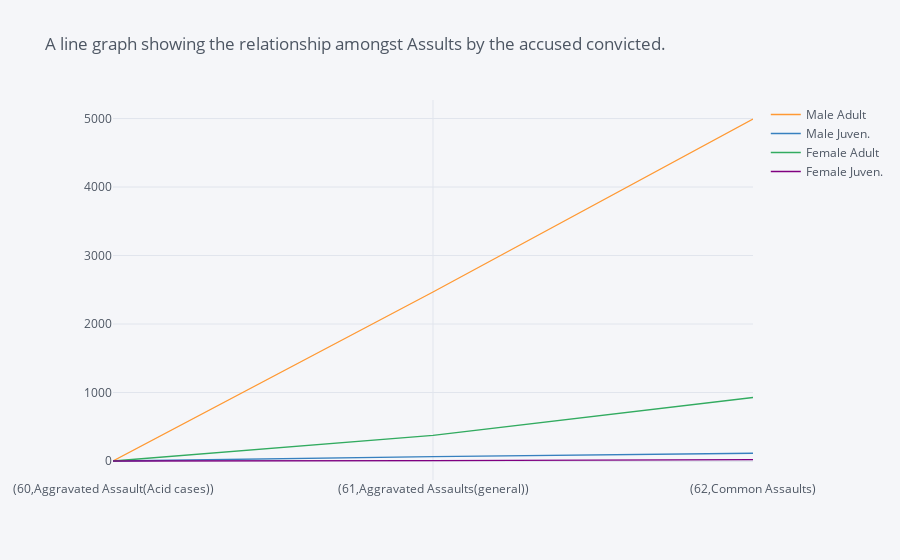

Source (notebook cell):
### Code cell
# Line graph for the Data stored in variable ActualAccusedconvicted
Accusedcharge.iplot(kind='line',title='A line graph showing the relationship amongst Assults by the accused convicted.')

### Figure 1 — Plotly figure (JSON) as saved in the notebook; plotly's stock layout.template omitted (floating-point values rounded to 4 significant figures)
{"data": [{"line": {"color": "rgba(255, 153, 51, 1.0)", "dash": "solid", "shape": "linear", "width": 1.3}, "mode": "lines", "name": "Male Adult", "text": "", "type": "scatter", "x": ["(60,Aggravated Assault(Acid cases))", "(61,Aggravated Assaults(general))", "(62,Common Assaults)"], "y": [2, 2467, 4993]}, {"line": {"color": "rgba(55, 128, 191, 1.0)", "dash": "solid", "shape": "linear", "width": 1.3}, "mode": "lines", "name": "Male Juven.", "text": "", "type": "scatter", "x": ["(60,Aggravated Assault(Acid cases))", "(61,Aggravated Assaults(general))", "(62,Common Assaults)"], "y": [0, 64, 113]}, {"line": {"color": "rgba(50, 171, 96, 1.0)", "dash": "solid", "shape": "linear", "width": 1.3}, "mode": "lines", "name": "Female Adult", "text": "", "type": "scatter", "x": ["(60,Aggravated Assault(Acid cases))", "(61,Aggravated Assaults(general))", "(62,Common Assaults)"], "y": [0, 373, 927]}, {"line": {"color": "rgba(128, 0, 128, 1.0)", "dash": "solid", "shape": "linear", "width": 1.3}, "mode": "lines", "name": "Female Juven.", "text": "", "type": "scatter", "x": ["(60,Aggravated Assault(Acid cases))", "(61,Aggravated Assaults(general))", "(62,Common Assaults)"], "y": [0, 5, 21]}], "layout": {"legend": {"bgcolor": "#F5F6F9", "font": {"color": "#4D5663"}}, "paper_bgcolor": "#F5F6F9", "plot_bgcolor": "#F5F6F9", "title": {"font": {"color": "#4D5663"}, "text": "A line graph showing the relationship amongst Assults by the accused convicted."}, "xaxis": {"gridcolor": "#E1E5ED", "showgrid": true, "tickfont": {"color": "#4D5663"}, "title": {"font": {"color": "#4D5663"}, "text": ""}, "zerolinecolor": "#E1E5ED"}, "yaxis": {"gridcolor": "#E1E5ED", "showgrid": true, "tickfont": {"color": "#4D5663"}, "title": {"font": {"color": "#4D5663"}, "text": ""}, "zerolinecolor": "#E1E5ED"}}}
